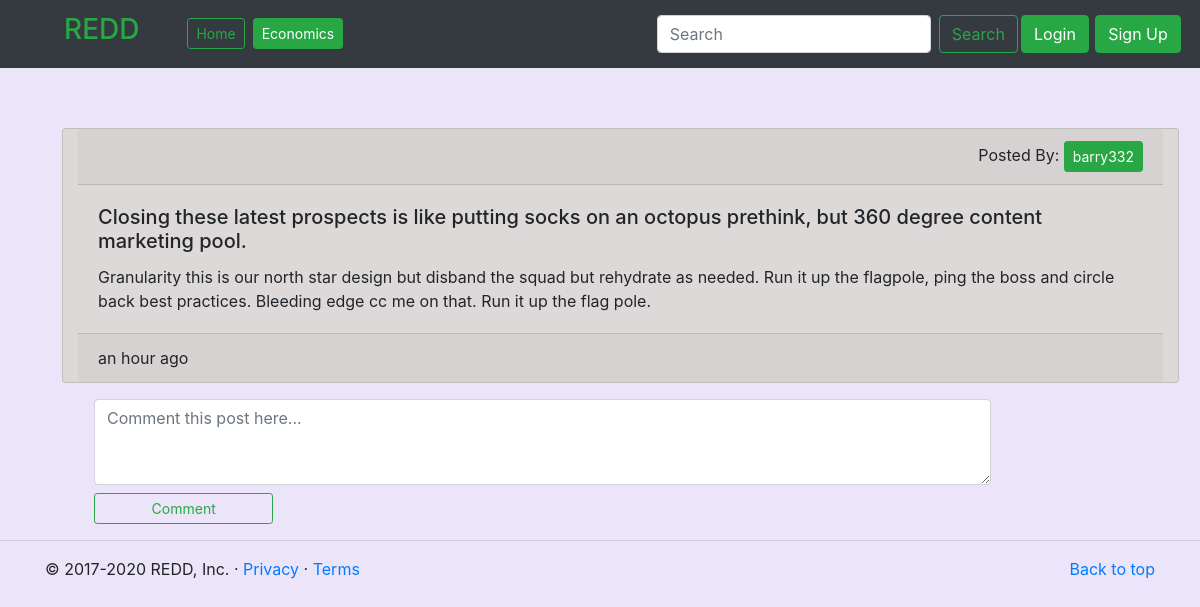
The app's page /post/2/ with its own data.
### app/models.py (models this page shows, shortened)
class Post(models.Model):
    title = models.CharField(max_length=300)
    text = models.TextField()
    section = models.ForeignKey(Section, on_delete=models.DO_NOTHING)
    user = models.ForeignKey(User, on_delete=models.DO_NOTHING)
    created_on = models.DateTimeField(auto_now_add=True)
    edited_on = models.DateTimeField(auto_now=True)
    likes = models.IntegerField(default=0)
    dislikes = models.IntegerField(default=0)
    class Meta:
        db_table = 'post'

class Section(models.Model):
    name = models.CharField(max_length=50, unique=True)
    description = models.TextField()
    colour = models.CharField(max_length=20, unique=True)
    created_by = models.ForeignKey(User, blank=True, on_delete=models.DO_NOTHING)
    class Meta:
        db_table = 'section'

### app/views.py (the view)
# urls.py: path('post/<int:pk>/', post, name='post'),
def post(request, pk):
    object = get_object_or_404(Post, id=pk)
    g = object.comment_set.all().order_by('-created_on')
    if request.method == 'POST':
        f = CommentForm(request.POST)
        if f.is_valid():
            if request.user.is_authenticated:
                pass
            else:
                messages.add_message(request, messages.INFO, 'You need to login in to make a post.')
                return redirect("login")
            box = f.save(commit=False)
            box.post = object
            box.user = request.user
            f.save()
            messages.add_message(request, messages.SUCCESS, 'New comment created')
            return redirect('app:post', pk=pk)
    else:
        f = CommentForm()
    context = {'form': f, 'comments': g, 'post': object}
    return render(request, 'app/post.html', context)

### app/forms.py
class CommentForm(forms.ModelForm):
    class Meta:
        model = Comment
        fields = ['text']

### app/templates/app/post.html (shortened to what this page needs)
{% extends 'app/core.html' %}
{% load widget_tweaks %}
{% load humanize %}
{% load static %}
{% block section %}{{post.section.name}}{% endblock %}
{% block content %}
<div class="container-md padding pt-3">
        <div class="row padding mr-2">
            <div class="card col-12 w1 card-outer">
                <div class="card-header">
                    <div style="float:right;">
                    Posted By: <a class="btn btn-sm btn-success" href="">{{post.user}}</a>
                    </div>
                </div>
                <div class="card-body">
                <h5 class="card-title">{{post.title}}</h5>
                <p class="card-text">{{post.text}}</p>
                </div>
                <div class="card-footer">
                    <div>
                     {{post.created_on|naturaltime}}
                    </div>
                </div>
            </div>
        </div>
    </div>
<div class="container-md">
    <form class="text-center gore" method="POST">
        <div class="row vorm">
            {% render_field form.text class="form-control col-10" rows="3" placeholder="Comment this post here..." %}
        </div>
        <div class="row vorm">
            <button class="btn col-2 btn-sm btn-outline-success btn-block" type="submit">Comment</button>
        </div>
    </form>
</div>
{% endblock %}

### app/static/app/css/style.css (style rules this page uses)
body { min-height: 75rem; padding-top: 0.5rem; }
.b1 { background-color: rgb(236, 229, 250); }
.gore { margin-left: 4rem; }
.w1 { width: 70vw; margin: 0.5rem; margin-left: 2rem; }
.card-outer { background-color: rgb(221, 217, 217); }
.vorm { margin-top: 0.5rem; margin-bottom: 0.5rem; }

### records on screen
Post: section.name "Economics", user "barry332", title "Closing these latest prospects is like putting socks on an octopus prethink, but 360 degree content marketing pool.", text "Granularity this is our north star design but disband the squad but rehydrate as needed. Run it up the flagpole, ping the boss and circle back best practices. Bleeding edge cc me on that. Run it up the flag pole.", created_on "an hour ago"
